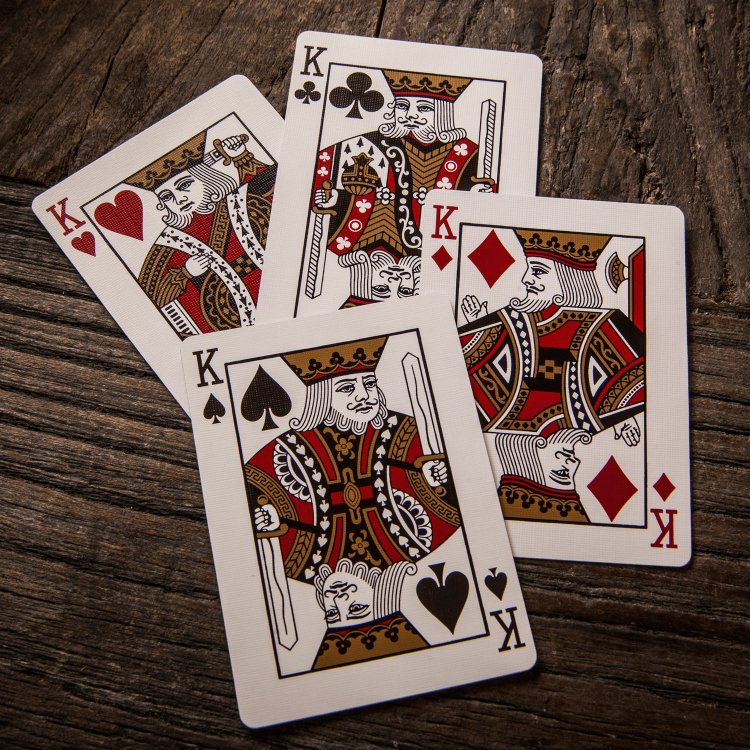
#> input picture Assets/cards.jpeg, 1500 x 1500 px, given in place of the camera (shown at 1/2 size)
$ python Document_Scanner.py
#> lines starting #> are read from the running program, lines starting #| are printed output that depends on the picture; after the words box and inside, x2 and y2 are one past the last pixel; in counts of white or black regions, pixels touching at a corner belong together
import cv2
import numpy as np

imageWidth = 960
imageHeight = 540

warpedWidth = 600
warpedHeight = 800

cap = cv2.VideoCapture(1)   # Get webcam, 0 = default id

def preProcessing(img):
    imgGray = cv2.cvtColor(img, cv2.COLOR_BGR2GRAY)     # Convert to grayscale
    imgBlur = cv2.GaussianBlur(imgGray, (5, 5), 1)      # Blur
    imgCanny = cv2.Canny(imgBlur, 200, 200)             # Detect edges

    kernel = np.ones((5, 5))
    imgDilation = cv2.dilate(imgCanny, kernel, iterations = 2)      # Increase contour thickness
    imgThreshold = cv2.erode(imgDilation, kernel, iterations = 1)   # Slightly erode contour thickness

    return imgThreshold

def getContours(img):
    biggest = np.array([])
    maxArea = 0
    contours, hierarchy = cv2.findContours(img, cv2.RETR_EXTERNAL, cv2.CHAIN_APPROX_NONE)   # Get all contours

    for cnt in contours:
        area = cv2.contourArea(cnt)     # Calculate area of contour

        if area > 2500:
            peri = cv2.arcLength(cnt, True)                         # Calculate perimeter of contour
            approx = cv2.approxPolyDP(cnt, 0.02 * peri, True)   # Calculate corner points of contour

            # Find 4 sided contour with the biggest area
            if area > maxArea and len(approx) == 4:
                biggest = approx
                maxArea = area
    cv2.drawContours(imgContour, biggest, -1, (255, 0, 0), 20)   # Draw blue points around largest contour
    return biggest

# Sort points in order: TopL, TopR, BotL, BotR
# [27 lines left out: functions reorder, getWarp, not called in this run]

def stackImages(scale, imgArray):
    rows = len(imgArray)
    cols = len(imgArray[0])
    rowsAvailable = isinstance(imgArray[0], list)
    width = imgArray[0][0].shape[1]
    height = imgArray[0][0].shape[0]
    if rowsAvailable:
        for x in range ( 0, rows):
            for y in range(0, cols):
                if imgArray[x][y].shape[:2] == imgArray[0][0].shape [:2]:
                    imgArray[x][y] = cv2.resize(imgArray[x][y], (0, 0), None, scale, scale)
                else:
                    imgArray[x][y] = cv2.resize(imgArray[x][y], (imgArray[0][0].shape[1], imgArray[0][0].shape[0]), None, scale, scale)
                if len(imgArray[x][y].shape) == 2: imgArray[x][y]= cv2.cvtColor( imgArray[x][y], cv2.COLOR_GRAY2BGR)
        imageBlank = np.zeros((height, width, 3), np.uint8)
        hor = [imageBlank]*rows
        hor_con = [imageBlank]*rows
        for x in range(0, rows):
            hor[x] = np.hstack(imgArray[x])
        ver = np.vstack(hor)
    else:
        for x in range(0, rows):
            if imgArray[x].shape[:2] == imgArray[0].shape[:2]:
                imgArray[x] = cv2.resize(imgArray[x], (0, 0), None, scale, scale)
            else:
                imgArray[x] = cv2.resize(imgArray[x], (imgArray[0].shape[1], imgArray[0].shape[0]), None,scale, scale)
            if len(imgArray[x].shape) == 2: imgArray[x] = cv2.cvtColor(imgArray[x], cv2.COLOR_GRAY2BGR)
        hor= np.hstack(imgArray)
        ver = hor
    return ver

while True:
    success, img = cap.read()   # While another frame exists, read it
#> img is the input picture: shape (1500, 1500, 3); mean B, G, R 80.3, 88.8, 108.2
    img = cv2.resize(img, (imageWidth, imageHeight))    # Resize image
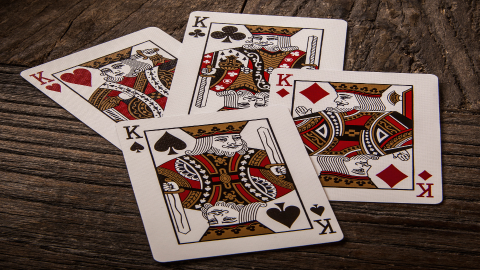
#> img: shape (540, 960, 3) (shown at 1/2 size); mean B, G, R 80.2, 88.7, 108.1
    imgContour = img.copy()                         # Create copy

    imgThreshold = preProcessing(img)
#> in preProcessing, `imgGray = cv2.cvtColor(img, cv2.COLOR_BGR2GRAY)`:
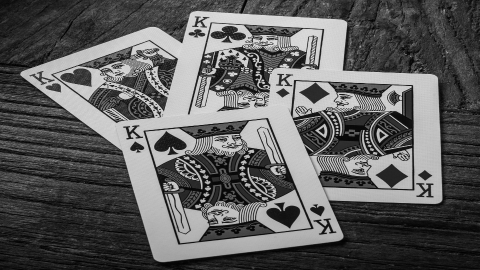
#> imgGray: shape (540, 960) (shown at 1/2 size); min 0, max 243, mean 93.5
#> in preProcessing, `imgBlur = cv2.GaussianBlur(imgGray, (5, 5), 1)`:
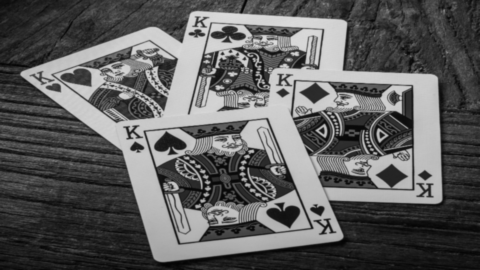
#> imgBlur: shape (540, 960) (shown at 1/2 size); min 3, max 220, mean 93.5
#> in preProcessing, `imgCanny = cv2.Canny(imgBlur, 200, 200)`:
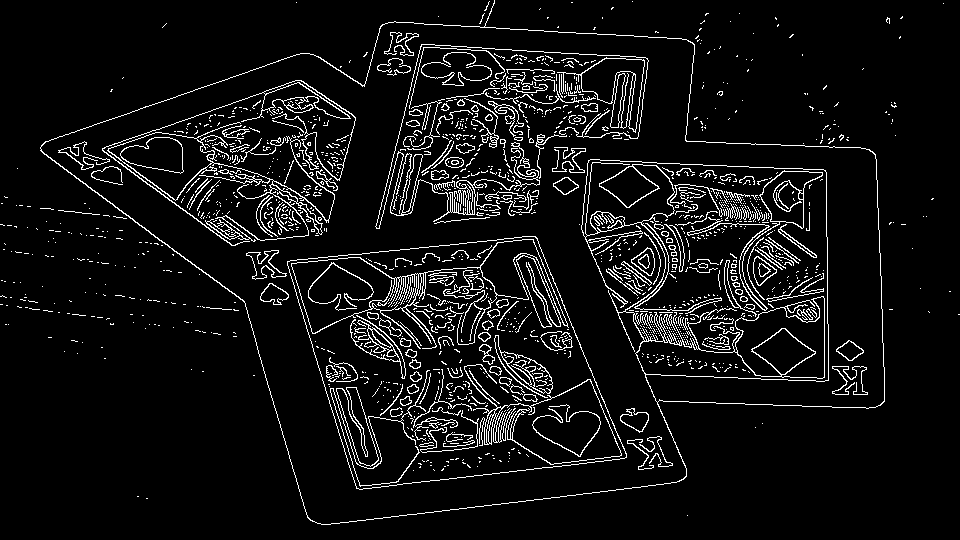
#> imgCanny: shape (540, 960); 6.9% white in thin lines or dots
#> in preProcessing, `imgDilation = cv2.dilate(imgCanny, kernel, iterations = 2)`:
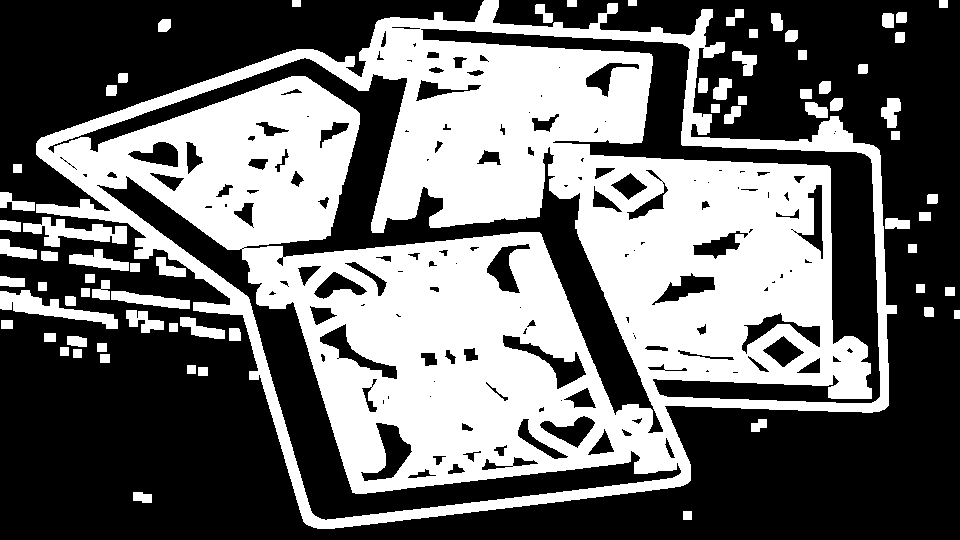
#> imgDilation: shape (540, 960); 42.5% white; 71 white regions, largest, box (x1, y1, x2, y2) and area: (36, 0, 897, 529) 205347, (0, 290, 118, 329) 1638, (23, 217, 127, 247) 1494
#> in preProcessing, `imgThreshold = cv2.erode(imgDilation, kernel, iterations = 1)`:
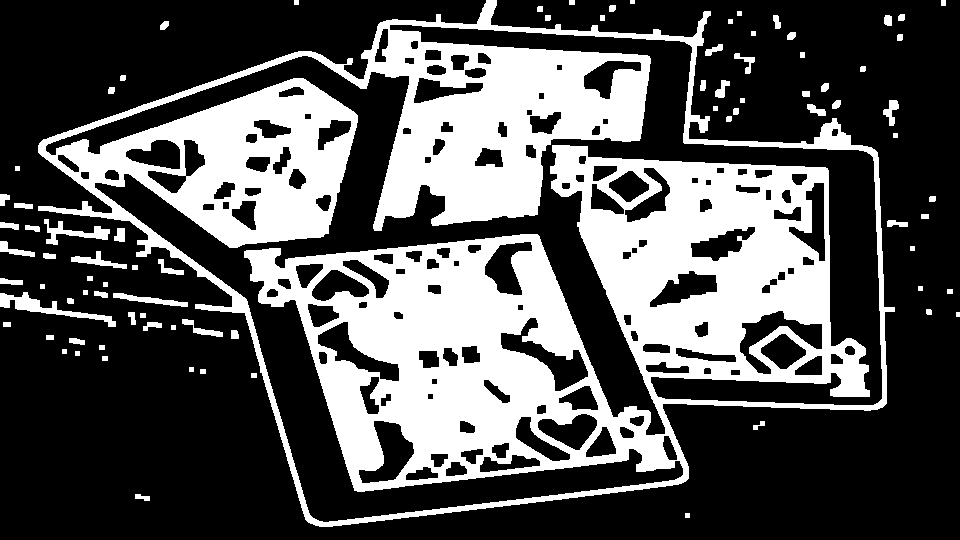
#> imgThreshold: shape (540, 960); 32.9% white; 84 white regions
    biggest = getContours(imgThreshold)
#> in getContours, `contours, hierarchy = cv2.findContours(img, cv2.RETR_EXTERNAL, cv2.CHA..`: contours = 84 contours, 20 with area under 20; largest, box (x1, y1, x2, y2) and area: (38, 0, 895, 527) 281311, (0, 292, 116, 327) 827, (44, 219, 110, 245) 474, (113, 293, 188, 307) 313, (71, 251, 127, 269) 275
#> the loop in getContours, `for cnt in contours:` made 84 passes
#> (area, peri) on pass 83: (281311, 3216.8)
#> after the loop in getContours, `for cnt in contours:`: biggest = empty array; maxArea = 0
#> biggest = empty array

    if biggest.size != 0:
        imgWarped = getWarp(img, biggest)
        imageArray = ([img, imgThreshold],
                    [imgContour, imgWarped])
        cv2.imshow("ImageWarped", imgWarped)
    else:
        imageArray = ([img, imgThreshold],
                      [img, img])

    stackedImages = stackImages(0.6, imageArray)
#> in stackImages, `rows = len(imgArray)`: rows = 2
#> in stackImages, `rowsAvailable = isinstance(imgArray[0], list)`: rowsAvailable = True
#> in stackImages, `hor = [imageBlank]*rows`: hor = 2 items
#> in stackImages, `ver = np.vstack(hor)`:
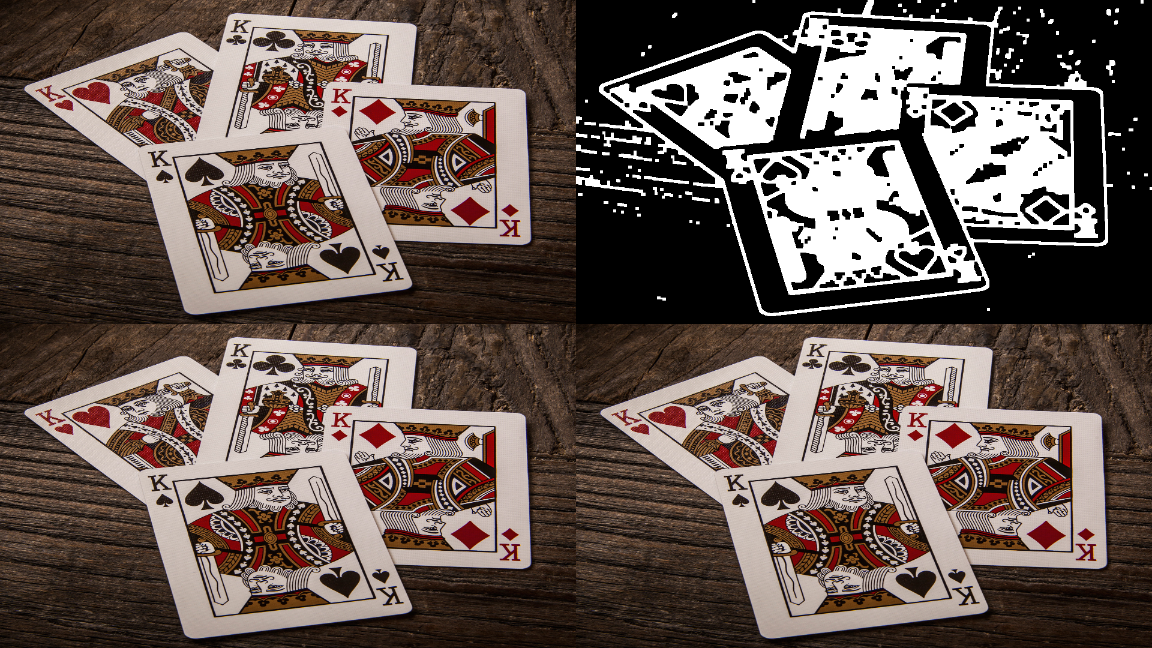
#> ver: shape (648, 1152, 3); mean of channels 0, 1, 2 81.1, 87.4, 102; drawn as B, G, R
    cv2.imshow("Workflow", stackedImages)

    if cv2.waitKey(1) & 0xFF == ord('q'):   # If 'q' is pressed, end video
#> (key q is pressed here)
        break

$ run again, on Assets/diana.jpeg
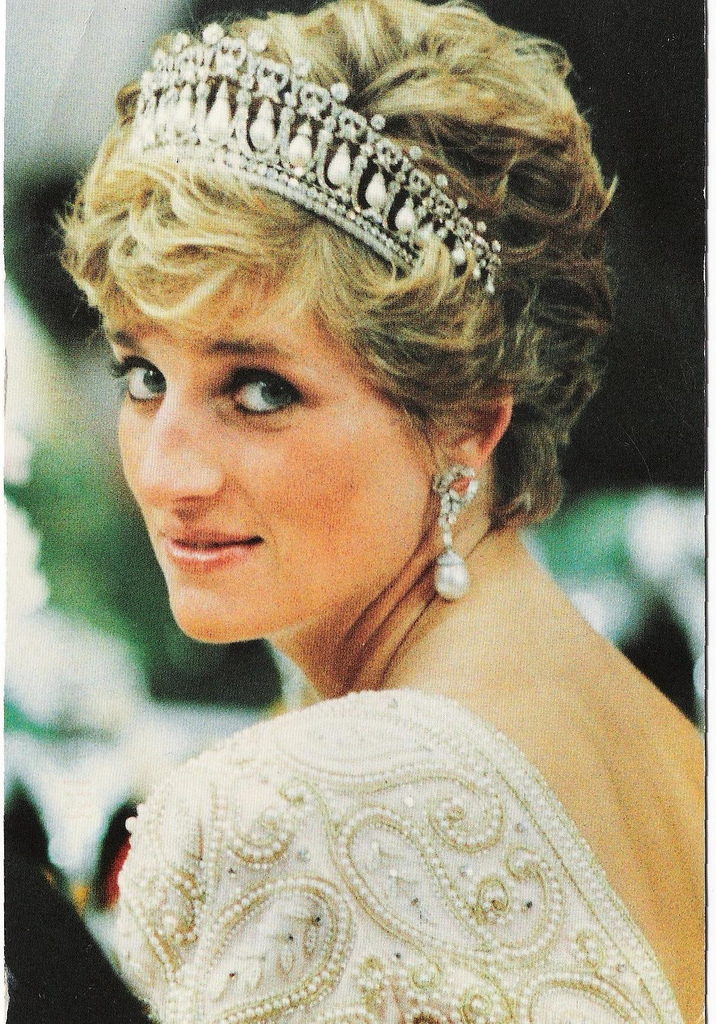
#> input picture Assets/diana.jpeg, 716 x 1024 px, given in place of the camera
#> img is the input picture: shape (1024, 716, 3); mean B, G, R 121.3, 147.4, 157.2
#> img: shape (540, 960, 3)
#> in preProcessing, `imgCanny = cv2.Canny(imgBlur, 200, 200)`:
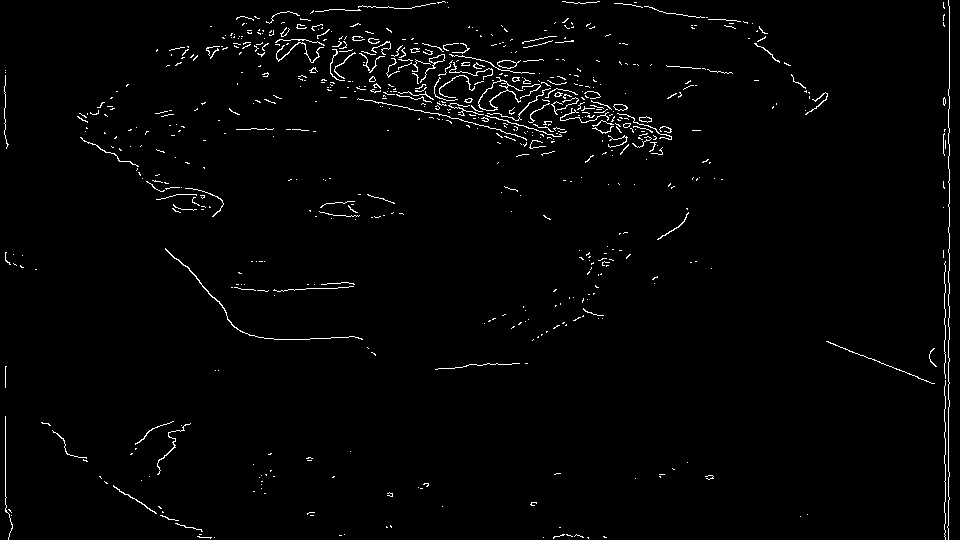
#> imgCanny: shape (540, 960); 1.8% white in thin lines or dots
#> imgDilation: shape (540, 960); 16.8% white; 102 white regions, largest, box (x1, y1, x2, y2) and area: (162, 0, 676, 167) 35542, (925, 0, 954, 540) 7155, (73, 80, 228, 221) 4928
#> imgThreshold: shape (540, 960); 10.9% white; 114 white regions
#> contours = 114 contours, 13 with area under 20; largest, box (x1, y1, x2, y2) and area: (204, 0, 674, 165) 28501, (927, 0, 952, 540) 4044, (75, 89, 226, 219) 2964, (612, 0, 830, 117) 1971, (163, 246, 365, 342) 1262
#> the loop in getContours, `for cnt in contours:` made 114 passes
#> (area, peri, approx) on pass 111: (4044, 1221.3, [[941, 0], [950, 539]])
#> after the loop in getContours, `for cnt in contours:`: biggest = empty array; maxArea = 0
#> `biggest = getContours(imgThreshold)`: biggest = empty array
#> rows = 2
#> rowsAvailable = True
#> hor = 2 items
#> in stackImages, `ver = np.vstack(hor)`:
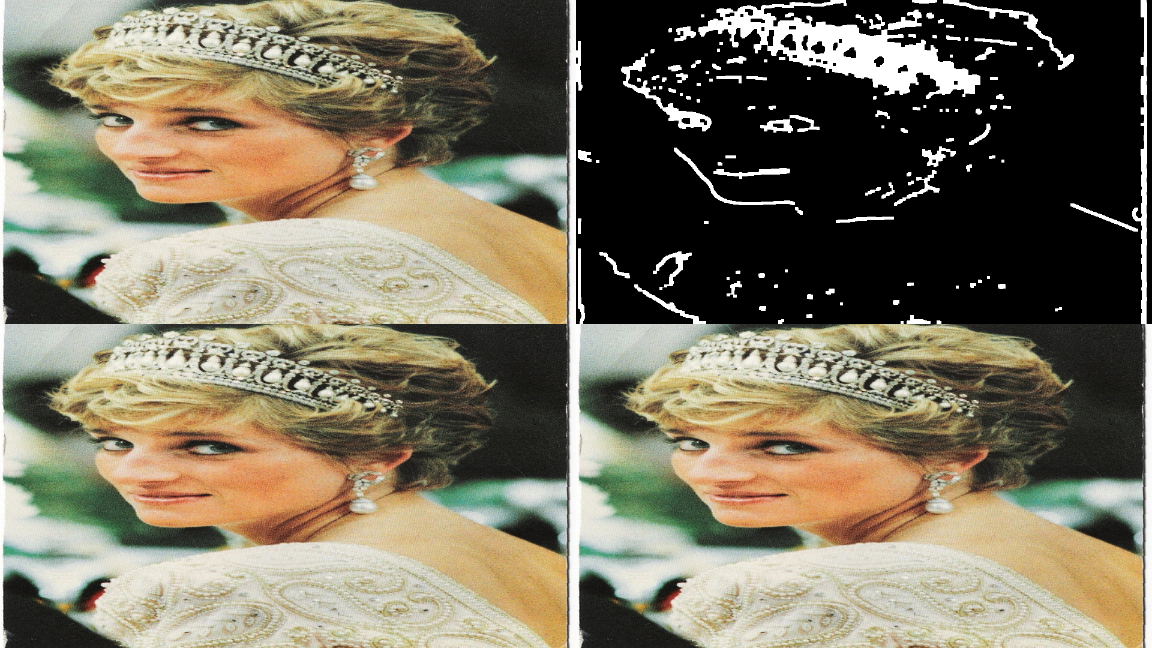
#> ver: shape (648, 1152, 3); mean of channels 0, 1, 2 97.8, 117.4, 124.7; drawn as B, G, R

$ run again, on Assets/group.jpeg
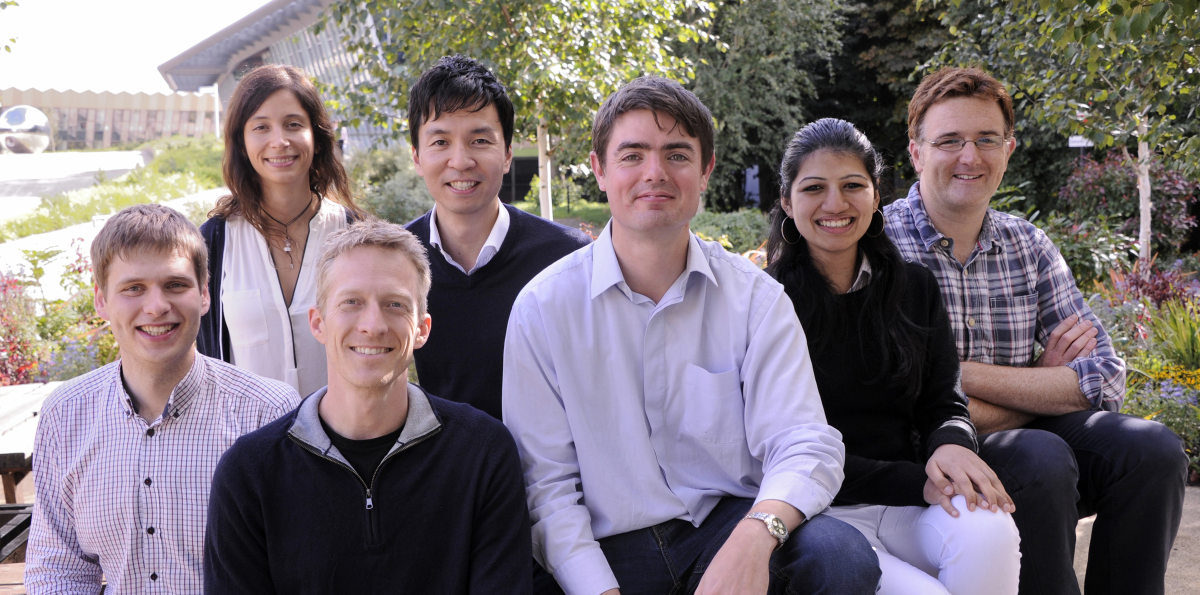
#> input picture Assets/group.jpeg, 2400 x 1189 px, given in place of the camera (shown at 1/2 size)
#> img is the input picture: shape (1189, 2400, 3); mean B, G, R 120.3, 114.8, 125.2
#> img: shape (540, 960, 3)
#> in preProcessing, `imgCanny = cv2.Canny(imgBlur, 200, 200)`:
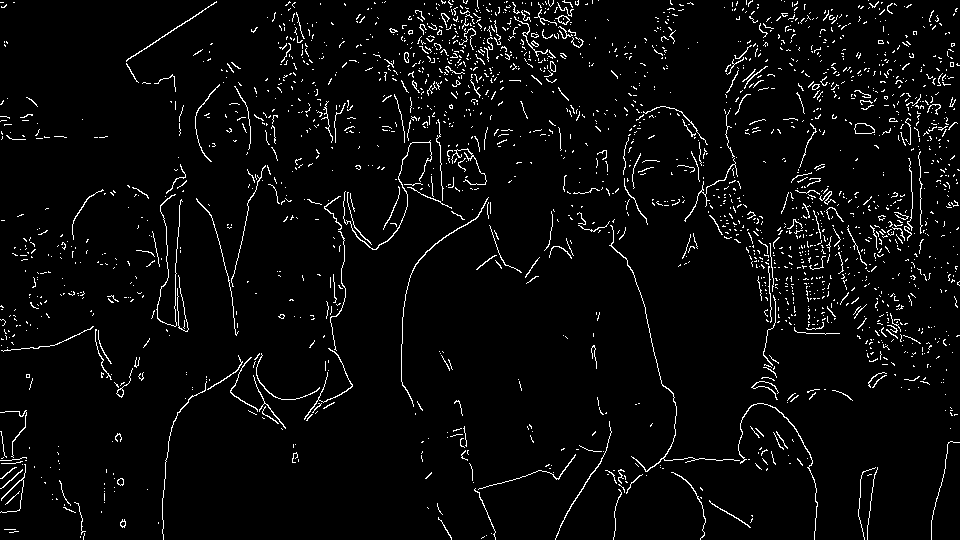
#> imgCanny: shape (540, 960); 3.9% white in thin lines or dots
#> imgDilation: shape (540, 960); 39.3% white; 108 white regions, largest, box (x1, y1, x2, y2) and area: (154, 0, 960, 540) 142518, (191, 58, 296, 340) 8838, (263, 0, 364, 153) 6793
#> imgThreshold: shape (540, 960); 26.7% white; 145 white regions
#> contours = 135 contours, 12 with area under 20; largest, box (x1, y1, x2, y2) and area: (445, 0, 960, 540) 83849, (156, 0, 618, 540) 36697, (134, 155, 191, 338) 3967, (265, 0, 329, 101) 2556, (0, 307, 146, 400) 2320
#> the loop in getContours, `for cnt in contours:` made 135 passes
#> (area, peri) on passes 82, 127, 129, 133: (3967, 581.6), (83849, 7214.3), (36697, 4548.1), (2556, 489)
#> after the loop in getContours, `for cnt in contours:`: biggest = empty array; maxArea = 0
#> `biggest = getContours(imgThreshold)`: biggest = empty array
#> rows = 2
#> rowsAvailable = True
#> hor = 2 items
#> in stackImages, `ver = np.vstack(hor)`:
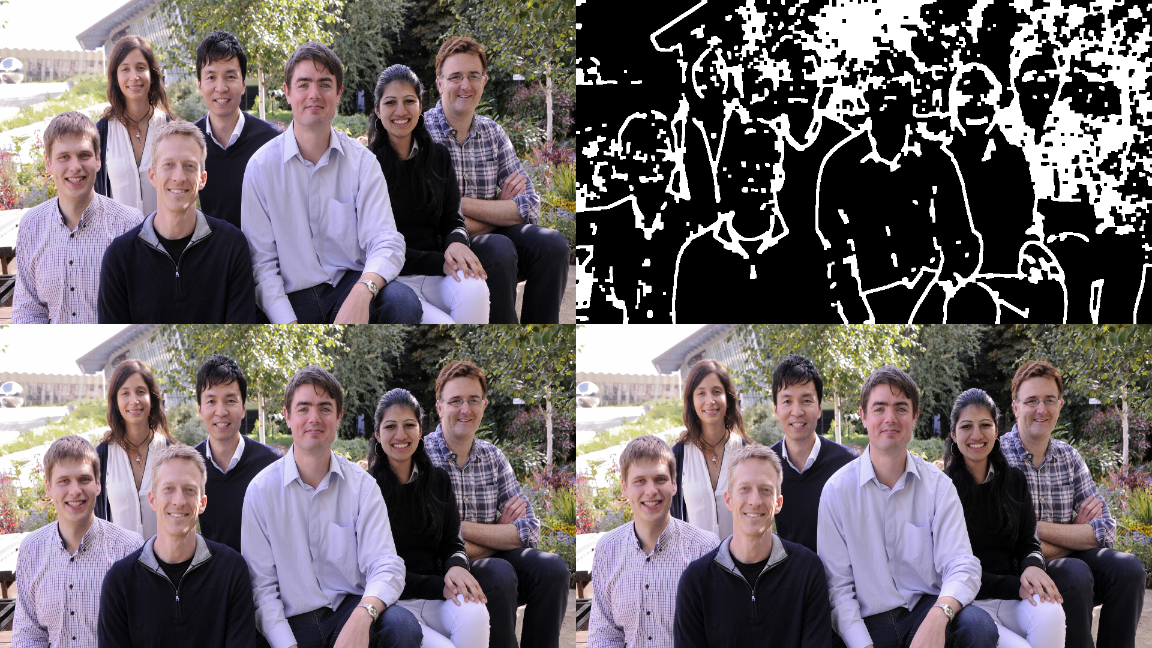
#> ver: shape (648, 1152, 3); mean of channels 0, 1, 2 107.1, 103, 110.8; drawn as B, G, R
